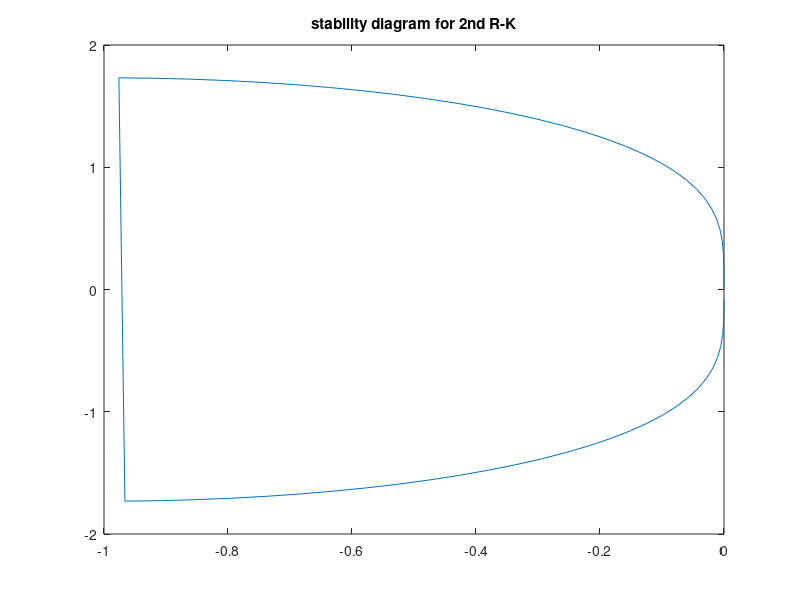

The MATLAB source for this figure: (Note: this script raises an error after producing the figure.)
clear allclctheda = 0:0.1:2*3.1415926;esize = size(theda);function y = f(x)  theda = 0:0.1:2*3.1415926;  esize = size(theda);  y = zeros(1, esize(2));  for k = 1:esize(2)    y(k) = 1 + x(k) + x(k)^2/2 - exp(j*theda(k));  endforendfunction[x_1, fval, info] = fsolve (@f, zeros(1, esize(2)));figure(1)plot(real(x_1),imag(x_1))title("stability diagram for 2nd R-K")figure(2)plot(real(x_2), imag(x_1))title("stability diagram for 4th R-K")